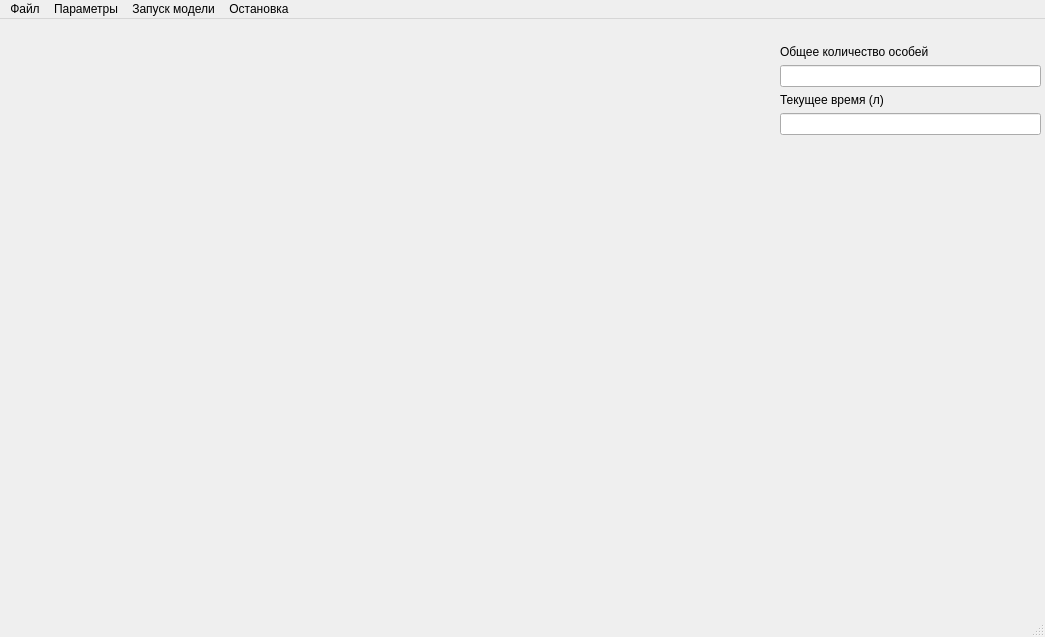
<?xml version="1.0" encoding="UTF-8"?>
<ui version="4.0">
 <class>MainWindow</class>
 <widget class="QMainWindow" name="MainWindow">
  <property name="geometry">
   <rect>
    <x>0</x>
    <y>0</y>
    <width>1045</width>
    <height>637</height>
   </rect>
  </property>
  <property name="windowTitle">
   <string>MainWindow</string>
  </property>
  <widget class="QWidget" name="centralwidget">
   <widget class="QWidget" name="verticalLayoutWidget">
    <property name="geometry">
     <rect>
      <x>780</x>
      <y>0</y>
      <width>261</width>
      <height>581</height>
     </rect>
    </property>
    <layout class="QVBoxLayout" name="verticalLayout">
     <property name="leftMargin">
      <number>0</number>
     </property>
     <property name="topMargin">
      <number>26</number>
     </property>
     <property name="bottomMargin">
      <number>0</number>
     </property>
     <item>
      <widget class="QLabel" name="label">
       <property name="text">
        <string>Общее количество особей</string>
       </property>
      </widget>
     </item>
     <item>
      <widget class="QLineEdit" name="lineEdit">
       <property name="text">
        <string/>
       </property>
      </widget>
     </item>
     <item>
      <widget class="QLabel" name="label_2">
       <property name="text">
        <string>Текущее время (л)</string>
       </property>
      </widget>
     </item>
     <item>
      <widget class="QLineEdit" name="lineEdit_2"/>
     </item>
     <item>
      <spacer name="verticalSpacer">
       <property name="orientation">
        <enum>Qt::Vertical</enum>
       </property>
       <property name="sizeHint" stdset="0">
        <size>
         <width>20</width>
         <height>40</height>
        </size>
       </property>
      </spacer>
     </item>
    </layout>
   </widget>
   <widget class="MplWidget" name="MplWidget" native="true">
    <property name="geometry">
     <rect>
      <x>0</x>
      <y>-1</y>
      <width>781</width>
      <height>581</height>
     </rect>
    </property>
   </widget>
  </widget>
  <widget class="QMenuBar" name="menubar">
   <property name="geometry">
    <rect>
     <x>0</x>
     <y>0</y>
     <width>1045</width>
     <height>26</height>
    </rect>
   </property>
   <widget class="QMenu" name="menu">
    <property name="title">
     <string>Файл</string>
    </property>
   </widget>
   <widget class="QMenu" name="menu_2">
    <property name="title">
     <string>Параметры</string>
    </property>
   </widget>
   <widget class="QMenu" name="menu_3">
    <property name="title">
     <string>Запуск модели</string>
    </property>
   </widget>
   <widget class="QMenu" name="menu_1">
    <property name="title">
     <string>Остановка</string>
    </property>
   </widget>
   <addaction name="menu"/>
   <addaction name="menu_2"/>
   <addaction name="menu_3"/>
   <addaction name="menu_1"/>
  </widget>
  <widget class="QStatusBar" name="statusbar"/>
  <action name="action_2">
   <property name="text">
    <string>Новая система</string>
   </property>
  </action>
  <action name="action_3">
   <property name="text">
    <string>Сохранить</string>
   </property>
  </action>
  <action name="action_4">
   <property name="text">
    <string>Открыть</string>
   </property>
  </action>
  <action name="action_5">
   <property name="text">
    <string>Общие параметры</string>
   </property>
  </action>
  <action name="action_6">
   <property name="text">
    <string>Параметры видов</string>
   </property>
  </action>
 </widget>
 <customwidgets>
  <customwidget>
   <class>MplWidget</class>
   <extends>QWidget</extends>
   <header>view/mplwidget.h</header>
   <container>1</container>
  </customwidget>
 </customwidgets>
 <resources/>
 <connections/>
</ui>
